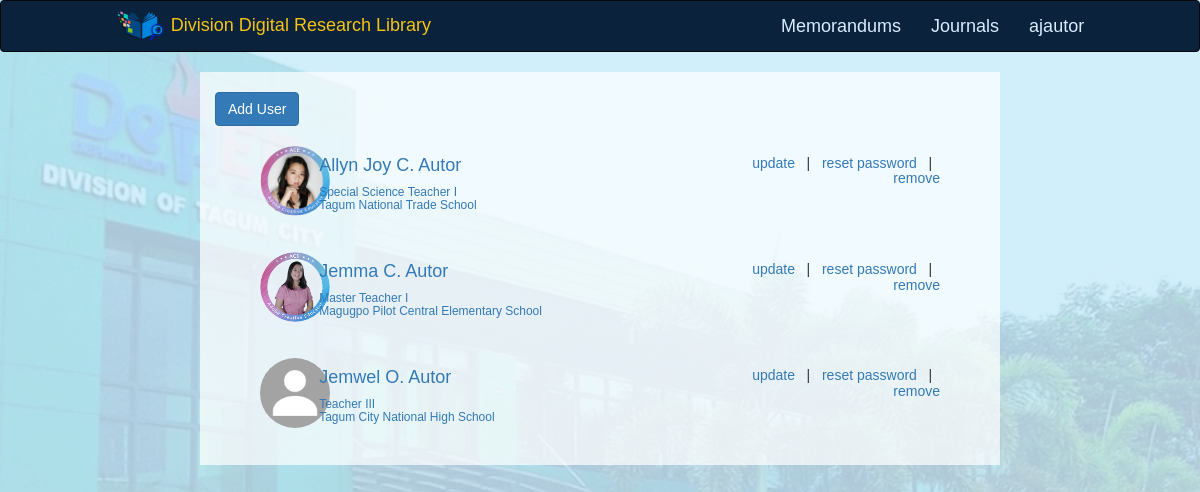
/pages/user_list.php (signed in), run on the app's committed database.
### tables this page shows
CREATE TABLE `user` (
  `user_id` int(255) NOT NULL,
  `user_username` varchar(1024) NOT NULL,
  `user_password` varchar(1024) NOT NULL,
  `user_first_name` varchar(1024) NOT NULL,
  `user_middle_name` varchar(1024) NOT NULL,
  `user_last_name` varchar(1024) NOT NULL,
  `user_email_address` varchar(1024) NOT NULL,
  `user_designation` varchar(1024) NOT NULL,
  `user_office` varchar(1024) NOT NULL,
  `user_type` tinyint(255) NOT NULL COMMENT '1:admin, 0:normal user',
  `user_pwd_state` tinyint(4) NOT NULL COMMENT '1: updated, 0: default',
  `user_active_state` int(255) NOT NULL COMMENT '0 - deactivated; 1 - activated',
  `user_profile_picture` varchar(1024) NOT NULL
);

### pages/user_list.php (the view, shortened to what this page needs)
<?php
include "../database/db_config.php";
?>
<DOCTYPE! html>
<html>
	<head>
		<link rel="stylesheet" href="https://cdnjs.cloudflare.com/ajax/libs/font-awesome/4.7.0/css/font-awesome.min.css">
		<link rel="stylesheet" type="text/css" href="../bootstrap-3.3.7-dist/css/bootstrap.css">
		<link rel="stylesheet" type="text/css" href="../bootstrap-3.3.7-dist/css/bootstrap.min.css">
		<link rel="stylesheet" type="text/css" href="../css/body_css.css">
        <link rel="stylesheet" type="text/css" href="../css/footer_css.css">
        <link rel="stylesheet" type="text/css" href="../css/nav_css.css">
	</head>
	<body class="bg-light">
		<nav class="navbar navbar-inverse" >
		  	<div class="container-fluid col-md-10 col-md-offset-1">
			    <div class="navbar-header">
			      	<a class="navbar-brand nav_title_a" href="homepage.php">
			      		<span><img src="../images/logo1.png" height="30px" width="50px"></span>
			      			<span class="title_brand_nav"> Division Digital Research Library </span>
			      	</a>
			    </div>
			    <ul class="nav navbar-nav navbar-right">
			    	<li class="title_brand"><a class="title_brand" href="memorandum.php">Memorandums</a></li>
			    	<li class="title_brand"><a class="title_brand" href="journals.php">Journals</a></li>
                    <li class="dropdown title_brand">
                        <a href="#" class="dropbtn title_brand"><?= $_SESSION['user'] ?></a>
                    </li>
			    </ul>
		  	</div>
		</nav>
		<div class="container-fluid text-center">
		  	<div class="row content">
			    <div class="col-sm-2 sidenav">
			    </div>
			    <div class="col-sm-8 center-div body_middle" >
			      	<div class="center_content" >
				    	<br>
						<div class="text-justify">
							<button type="button" class="btn btn-primary " data-toggle="modal" data-target="#AddUserModal" data-whatever="AddUser">
								Add User
							</button>
						</div>
						<br>
						<?php
						$query = "SELECT * FROM user ORDER BY user_first_name";
						if ($result = $db->query($query)) {
							$profileDir = "../images/profile_pictures/";
							$defaultImg = "default_profile_picture.jpg";
							while ($row = $result->fetch_assoc()) {
								$userFullname = $row['user_first_name']." ".$row['user_middle_name'][0].". ".$row['user_last_name'];
								$userImage = empty($row['user_profile_picture']) ? $defaultImg : $row['user_profile_picture'];
								echo "<div class=\"col-sm-12 text-justify\" >
									<a href=\"user_profile_view.php?userid=".$row['user_id']."\">
										<div class=\"col-sm-12\">
											<div class=\"col-sm-1\" >
												<img class=\"  img-circle \" src=\"".$profileDir.$userImage."\" onerror=\"this.src='".$profileDir.$defaultImg."'\" alt=\"profile\" width=\"70px\" height=\"70px\">
											</div>
											<div class=\"col-sm-7 \" style=\" \">
												<p class=\"h4\" style=\"\">".$userFullname."</p>
												<p class=\"h6\">".$row['user_designation']."<br>". $row['user_office']." <br> </p>
											</div>
											<div class=\"col-sm-4 text-right h5\" style=\"\">
												<a href=\"#UpdateUserModal\" data-toggle=\"modal\" data-target=\"#UpdateUserModal".$row['user_id']."\" data-whatever=\"UpdateUser\">update</a>
												&nbsp;&nbsp;|&nbsp;&nbsp;
												<a href=\"#ResetUserModal\" data-toggle=\"modal\" data-target=\"#ResetUserModal".$row['user_id']."\" data-whatever=\"ResetUser\">reset password</a>
												&nbsp;&nbsp;|&nbsp;&nbsp;
												<a href=\"#RemoveUserModal\" data-toggle=\"modal\" data-target=\"#RemoveUserModal".$row['user_id']."\" data-whatever=\"RemoveUser\">remove</a>
											</div>
										</div>
									</a>
									<p> &nbsp;</p>
								</div>";
							}
						} else {
							echo "<p> No users yet.</p>";
						}
						?>
					</div>
			    </div>
			    <div class="col-sm-2 sidenav">
			    </div>
		  </div>
		</div>
	</body>
</html>

### css/body_css.css (style rules this page uses)
body { margin: 0; font-family: Arial, Helvetica, sans-serif; background-color: #f0f0ff; background-image: url('../images/bg2.png'); background-position: center; background-repeat: no-repeat; background-size: cover; }
.navbar-header, nav, .navbar { color: black; }
.navbar { background-color: #0a223c; }
.nav_title_a { margin-top: -5px; }
.title_brand_nav, .nav { font: Helvetica; color: #f5c412; }
.title_brand { font: Helvetica; color: #f5c412; font-size: 18px; }
li.title_brand a.title_brand { font: Helvetica; color: #daecff; font-size: 18px; }
.body_middle { background: rgba(255, 255, 255, 0.7) }

### css/nav_css.css (style rules this page uses)
body { margin: 0; font-family: Arial, Helvetica, sans-serif; }

### data on the page
user: user_profile_picture (picture), userFullname "Allyn Joy C. Autor", user_designation "Special Science Teacher I", user_office "Tagum National Trade School"
user: user_profile_picture (picture), userFullname "Jemma C. Autor", user_designation "Master Teacher I", user_office "Magugpo Pilot Central Elementary School"
user: shows a picture, userFullname "Jemwel O. Autor", user_designation "Teacher III", user_office "Tagum City National High School"

### other printed values
$_SESSION['user'] "ajautor"
